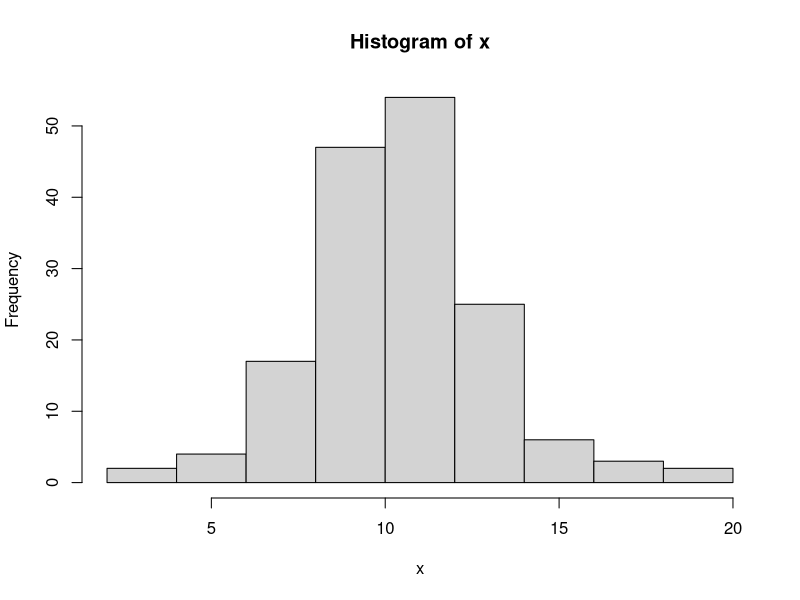
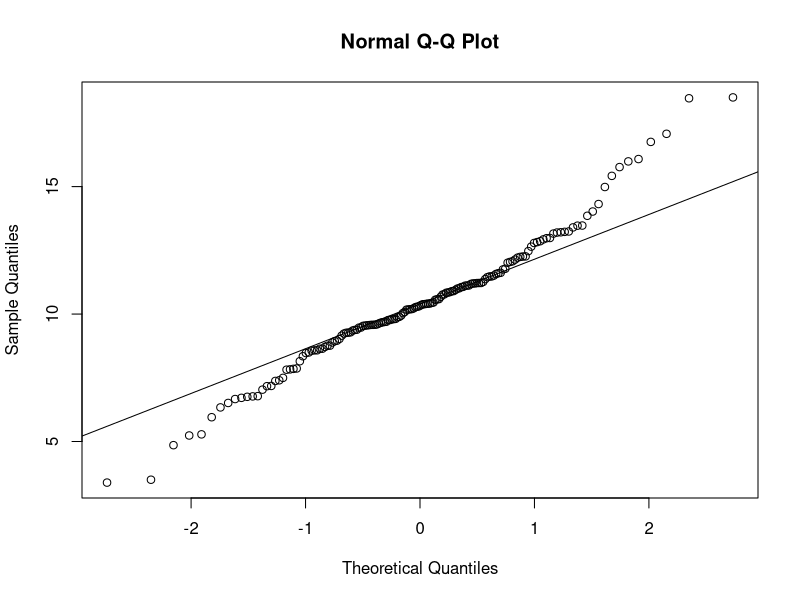
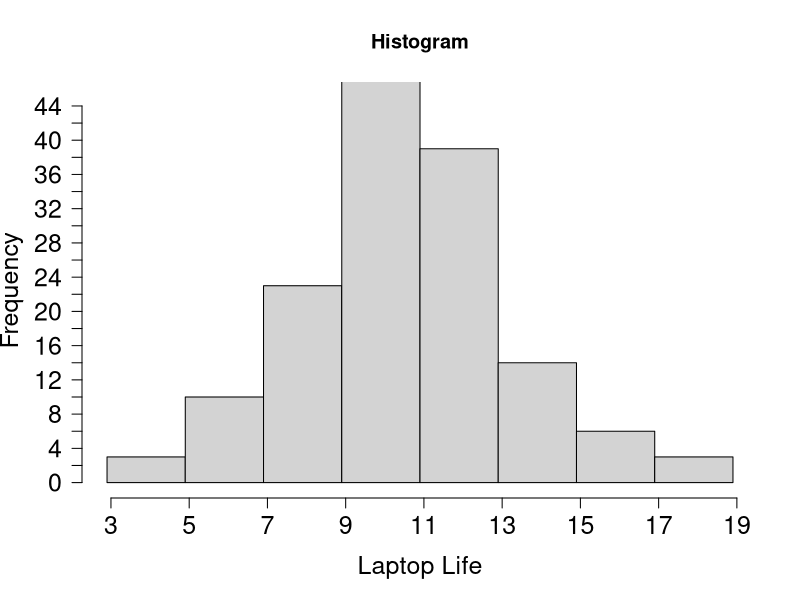

Write the R code that produced these figures, in order.

# diet

xb1 <- 7.1;   xb2 <- 5.2
ssq1 <- 10.1;  ssq2 <- 16.1
n1 <- 42;     n2 <- 50


z <- (xb1-xb2)/(sqrt( (ssq1/n1) + (ssq2/n2) ))
z

2*pnorm(abs(z),lower=F)


####################
# wages

set.seed(19283)

m <- rnorm(5,31.1,1.5)

f <- rnorm(3,30,3)

var.test(f,m)

t.test(m,f,var.equal=T)

round(mean(m),1)
round(sd(m),1)

round(mean(f),1)
round(sd(f),1)

round(var(f),2)/round(var(m),2)

####################
# programmig task

xb1 <- 12.5;   xb2 <- 11.1 
ssq1 <- 3;  ssq2 <- 1.5
n1 <- 15;     n2 <- 15

a <- ssq1/n1
b <- ssq2/n2

a;b

df <- ((a+b)^2)/( ((a^2)/(n1-1))+((b^2)/(n2-1)))

df

z <- (xb1-xb2)/(sqrt( (ssq1/n1) + (ssq2/n2) ))
z

2*pt(abs(z), df,lower=F)


#####################
# rural..urban 


x <- c(20,70)
n <- c(38,116)

prop.test(x,n)

p1 <- x[1]/n[1]
p2 <- x[2]/n[2]
pc <- sum(x)/sum(n)

z <- (p1-p2)/sqrt( (pc*(1-pc))/n[1] + (pc*(1-pc))/n[2] )
z

2*pnorm(abs(z),lower=F)

#####################
# 5 products

set.seed(718111)

tab <- table(sample(c(1,2,3,4,5),prob=c(0.25,0.25,0.25,0.25,0.25),size=100,rep=T))

tab

oi <- tab
e <- 20

(oi-e)^2/e

sum((oi-e)^2/e)


sum(tab)

chisq.test(tab)



#########################

set.seed(42117251)

mu <- 10
sig <- 2

n <- 160

x <- mu + rt(n, df=5)*sig

min(x)
max(x)

x[x<=3] <- 3.5
x[x>=19] <- 18.5

hist(x)
qqnorm(x); qqline(x)


nclass <- 8

range(x)

width <- (max(x) - min(x))/nclass
width
width <- ceiling(width)
width

min(x); max(x)

first <- 3

#3# first <- 21

last <- first + nclass*width
last

breaks <- seq(first,last,by=width)
breaks
breaksless <- breaks - 0.1

xmax <- 45

hist(x,breaks=breaksless,axes=F,ylim=c(0,xmax),xlab="Laptop Life",
     main="Histogram", cex.lab=1.5)
axis(1,at=breaks,cex.axis=1.5)
axis(2,at=seq(0,xmax,by=2),cex.axis=1.5,las=2)


brks <- round(breaksless)[-c(1,nclass+1)]
brks

lb <- length(brks)

xb <- round(mean(x),1)
s <- round(sd(x),1)

xb; s

ps <- pnorm(brks,xb,s,lower=F)

ps <- ps[-lb] - ps[-1]

ps <- c(pnorm(brks[1],xb,s,lower=T), ps, pnorm(brks[lb],xb,s,lower=F) )

sum(ps)

ps <- round(ps,3)
ps

oi <- hist(x,breaks=breaksless,plot=F)$counts
oi

sum(oi)

ei <- ps*n
ei 

sum(ei)

ei <- c(sum(ei[1:2]), ei[-c(1,2,7,8)],sum(ei[7:8]))
ei

oi <- c(sum(oi[1:2]), oi[-c(1,2,7,8)],sum(oi[7:8]))
oi

ps <- c(sum(ps[1:2]), ps[-c(1,2,7,8)],sum(ps[7:8]))
ps


sum( round((oi-ei)^2 / ei,3) )

sum((oi-ei)^2 / ei)

chisq.test(oi, p=ps)

chi <- chisq.test(oi,p=ps)
k <- 2
(chi$par-k)
pchisq(chi$statistic, df=(chi$par-k), lower=F)[[1]]



#########################


#    1, 2, 3, 4+
# A
# B
# C


ps <- c(1/3,1/3,1/3)%o%c(0.2,0.3,0.4,0.1)
ps

ps <- as.vector(ps)

set.seed(187212)

tab <- table(sample(1:length(ps),p=ps, size=300,rep=T))[]

tab <- matrix(tab, nrow=3,ncol=4)

addmargins(tab)

tab[1,2] <- tab[1,2] + 3
tab[2,2] <- tab[2,2] - 5
tab[2,1] <- tab[2,1] - 5
tab[2,2] <- tab[2,2] + 5
tab[3,1] <- tab[3,1] + 7
tab[3,2] <- tab[3,2] - 5

addmargins(tab)


oi <- tab
oi

pi <- addmargins(tab)/addmargins(tab)[4,4]


ei <- round(addmargins(tab)[1:3,5]%o%addmargins(tab)[4,1:4]/300,2)

ei

oi-ei

sum(round((oi-ei)^2/ei,3))

sum((oi-ei)^2/ei)

chisq.test(oi)


############################